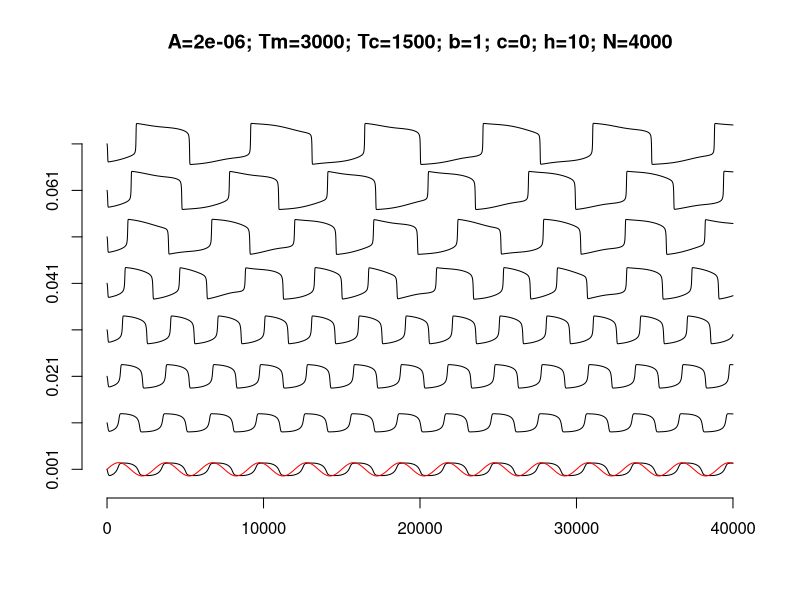

This chart was generated by the following R code:
## RK4 solution for Van der Pol oscillator (Rial & Saha, 2011), no noise situation
## 
f1=function(a,b,c,x,y,t) -b*x^3+a*x-y+c
f2=function(omega,A,x,t,fm=1/10000) omega^2*x-A*sin(2*pi*fm*t)

## input parameters
fm=1/3000
h=10
fc=1/1500
omega=2*pi*fc
A=2e-6
x0=0.001
y0=0.001
b=1
c=0

N=4000
xn=vector(length=N+1)
yn=vector(length=N+1)

a=seq(0.001,0.08,by=0.01)
Na=length(a)
t=seq(0,h*N,by=h)
dev.new()
plot(t,xn,type='n',ylim=c(-0.20,(Na)*0.7),ann=F,axes=F)

axis(2,at=seq(from=0,by=0.7,length=Na),labels=as.character(a))
axis(1,pretty(t))

for (d in 1:Na) {
	xn[1]=x0
	yn[1]=y0
	for (i in 1:N) {
	
		m=h*c(f1(a[d],b,c,xn[i],yn[i],i*h), f2(omega,A,xn[i],i*h,fm))
		n=h*c(f1(a[d],b,c,xn[i]+1/2*m[1],yn[i]+1/2*m[2],i*h+1/2*h), f2(omega,A,xn[i]+1/2*m[1],i*h+1/2*h,fm))
		j=h*c(f1(a[d],b,c,xn[i]+1/2*n[1],yn[i]+1/2*n[2],i*h+1/2*h), f2(omega,A,xn[i]+1/2*n[1],i*h+1/2*h,fm))
		k=h*c(f1(a[d],b,c,xn[i]+j[1],yn[i]+j[2],i*h+h), f2(omega,A,xn[i]+j[1],i*h+h,fm))
	
		xn[i+1]=xn[i]+1/6*(m[1]+2*n[1]+2*j[1]+k[1])
		yn[i+1]=yn[i]+1/6*(m[2]+2*n[2]+2*j[2]+k[2])
	
	}
	lines(t,xn+rep(0.7*(d-1),N+1))
}
para=paste("A=",A,"; Tm=",1/fm,"; Tc=",1/fc,"; b=",b,"; c=",c,"; h=",h,"; N=",N,sep='')
lines(t,0.1*sin(2*pi*fm*t),col='red')
title(main=para)

# dev.new()
# plot(t,yn,type='l')
# dev.new()
# plot(xn,yn,type='l')
